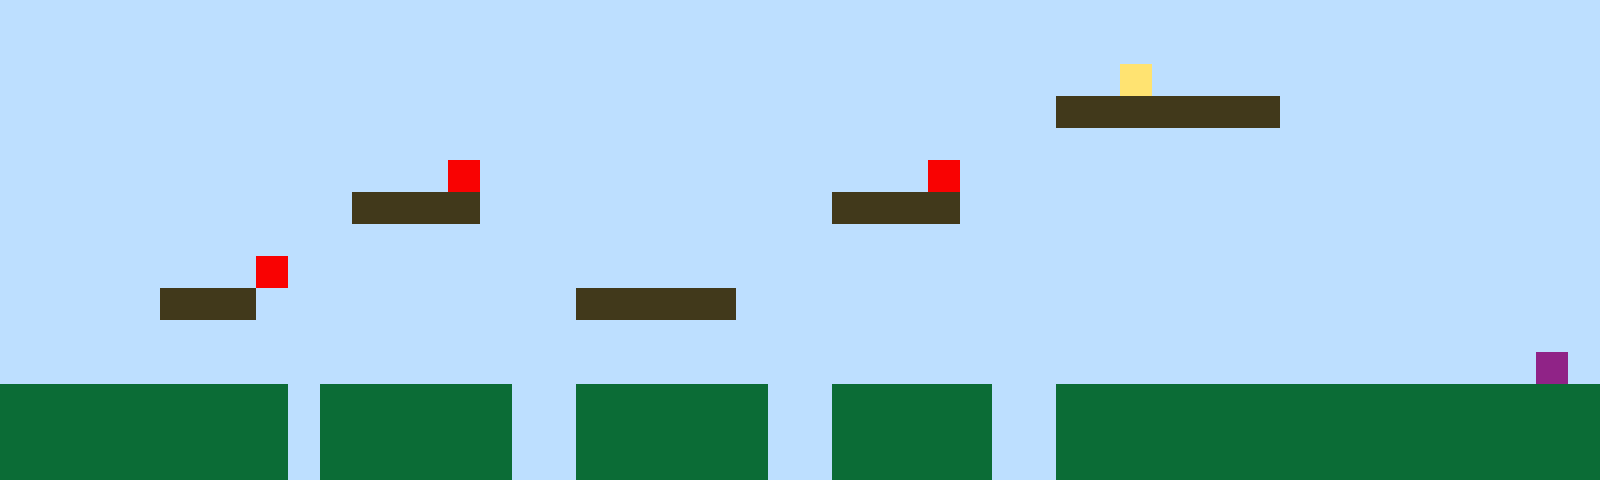

A 2D game scene composited from a Tiled map and its tileset images. What follows is a short description and the map's XML, with every tile layer's data as written:
An orthogonal 50x15 tile map with 32x32 px tiles, 1 tile layer (Tile Layer 1).

<map version="1.10" tiledversion="1.11.2" orientation="orthogonal" renderorder="right-up" width="50" height="15" tilewidth="32" tileheight="32" infinite="0" nextlayerid="2" nextobjectid="1"><editorsettings><export target="map1.csv" format="csv" /></editorsettings><tileset firstgid="1" name="sprites" tilewidth="32" tileheight="32" tilecount="6" columns="3"><image source="sprites.png" width="96" height="64" /></tileset><layer id="1" name="Tile Layer 1" width="50" height="15"><data encoding="csv">1,1,1,1,1,1,1,1,1,1,1,1,1,1,1,1,1,1,1,1,1,1,1,1,1,1,1,1,1,1,1,1,1,1,1,1,1,1,1,1,1,1,1,1,1,1,1,1,1,1,1,1,1,1,1,1,1,1,1,1,1,1,1,1,1,1,1,1,1,1,1,1,1,1,1,1,1,1,1,1,1,1,1,1,1,1,1,1,1,1,1,1,1,1,1,1,1,1,1,1,1,1,1,1,1,1,1,1,1,1,1,1,1,1,1,1,1,1,1,1,1,1,1,1,1,1,1,1,1,1,1,1,1,1,1,4,1,1,1,1,1,1,1,1,1,1,1,1,1,1,1,1,1,1,1,1,1,1,1,1,1,1,1,1,1,1,1,1,1,1,1,1,1,1,1,1,1,1,1,1,1,1,1,3,3,3,3,3,3,3,1,1,1,1,1,1,1,1,1,1,1,1,1,1,1,1,1,1,1,1,1,1,1,1,1,1,1,1,1,1,1,1,1,1,1,1,1,1,1,1,1,1,1,1,1,1,1,1,1,1,1,1,1,1,1,1,1,1,1,1,1,1,1,1,1,1,1,1,1,1,1,1,1,1,5,1,1,1,1,1,1,1,1,1,1,1,1,1,1,5,1,1,1,1,1,1,1,1,1,1,1,1,1,1,1,1,1,1,1,1,1,1,1,1,1,1,1,1,1,1,1,3,3,3,3,1,1,1,1,1,1,1,1,1,1,1,3,3,3,3,1,1,1,1,1,1,1,1,1,1,1,1,1,1,1,1,1,1,1,1,1,1,1,1,1,1,1,1,1,1,1,1,1,1,1,1,1,1,1,1,1,1,1,1,1,1,1,1,1,1,1,1,1,1,1,1,1,1,1,1,1,1,1,1,1,1,1,1,1,1,1,1,1,1,1,1,1,1,5,1,1,1,1,1,1,1,1,1,1,1,1,1,1,1,1,1,1,1,1,1,1,1,1,1,1,1,1,1,1,1,1,1,1,1,1,1,1,1,1,1,1,1,1,1,1,3,3,3,1,1,1,1,1,1,1,1,1,1,3,3,3,3,3,1,1,1,1,1,1,1,1,1,1,1,1,1,1,1,1,1,1,1,1,1,1,1,1,1,1,1,1,1,1,1,1,1,1,1,1,1,1,1,1,1,1,1,1,1,1,1,1,1,1,1,1,1,1,1,1,1,1,1,1,1,1,1,1,1,1,1,1,1,1,1,1,1,1,1,1,1,1,1,1,1,1,1,1,1,1,1,1,1,1,1,1,1,1,1,1,1,1,1,1,1,1,1,1,1,1,1,1,1,1,1,1,1,1,1,1,1,1,1,1,1,1,1,1,1,6,1,2,2,2,2,2,2,2,2,2,1,2,2,2,2,2,2,1,1,2,2,2,2,2,2,1,1,2,2,2,2,2,1,1,2,2,2,2,2,2,2,2,2,2,2,2,2,2,2,2,2,2,2,2,2,2,2,2,2,2,1,2,2,2,2,2,2,1,1,2,2,2,2,2,2,1,1,2,2,2,2,2,1,1,2,2,2,2,2,2,2,2,2,2,2,2,2,2,2,2,2,2,2,2,2,2,2,2,2,2,1,2,2,2,2,2,2,1,1,2,2,2,2,2,2,1,1,2,2,2,2,2,1,1,2,2,2,2,2,2,2,2,2,2,2,2,2,2,2,2,2</data></layer></map>
